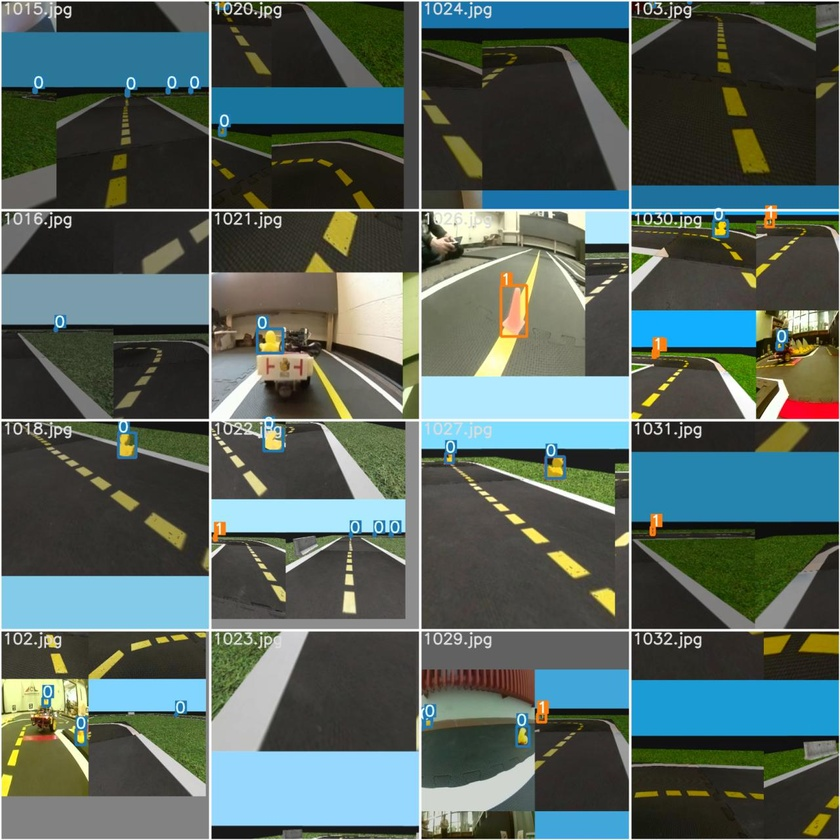
#> input picture object-detection/solution/images/train_batch1.jpg, 840 x 840 px, shrunk from 1280 x 1280 before the run
$ python -i visual_servoing_activity.py   (imports and definitions only)   (older library calls are emulated)
#> lines starting #> are read from the running program, lines starting #| are printed output that depends on the picture; after the words box and inside, x2 and y2 are one past the last pixel; in counts of white or black regions, pixels touching at a corner belong together
#> further down, picture is the input picture: shape (840, 840, 3); mean B, G, R 93.4, 99.2, 84.1
#!/usr/bin/env python
# coding: utf-8

# In[20]:


# The function written in this cell will actually be ran on your robot (sim or real).
# Put together the steps above and write your DeltaPhi function!
# DO NOT CHANGE THE NAME OF THIS FUNCTION, INPUTS OR OUTPUTS, OR THINGS WILL BREAK

import cv2
import numpy as np


def get_steer_matrix_left_lane_markings(shape):
    """
        Args:
            shape: The shape of the steer matrix (tuple of ints)
        Return:
            steer_matrix_left_lane: The steering (angular rate) matrix for Braitenberg-like control
                                    using the masked left lane markings (numpy.ndarray)
    """

    steer_matrix_left_lane = np.ones(shape)

    return steer_matrix_left_lane

# In[21]:


# The function written in this cell will actually be ran on your robot (sim or real).
# Put together the steps above and write your DeltaPhi function!
# DO NOT CHANGE THE NAME OF THIS FUNCTION, INPUTS OR OUTPUTS, OR THINGS WILL BREAK


def get_steer_matrix_right_lane_markings(shape):
    """
        Args:
            shape: The shape of the steer matrix (tuple of ints)
        Return:
            steer_matrix_right_lane: The steering (angular rate) matrix for Braitenberg-like control
                                     using the masked right lane markings (numpy.ndarray)
    """

    steer_matrix_right_lane = np.ones(shape)

    return steer_matrix_right_lane

# In[22]:


# The function written in this cell will actually be ran on your robot (sim or real).
# Put together the steps above and write your DeltaPhi function!
# DO NOT CHANGE THE NAME OF THIS FUNCTION, INPUTS OR OUTPUTS, OR THINGS WILL BREAK

import cv2
import numpy as np


def detect_lane_markings(image):
    """
        Args:
            image: An image from the robot's camera in the BGR color space (numpy.ndarray)
        Return:
            left_masked_img:   Masked image for the dashed-yellow line (numpy.ndarray)
            right_masked_img:  Masked image for the solid-white line (numpy.ndarray)
    """
    h, w, _ = image.shape
#> h = 840; w = 840

    # OpenCV uses BGR by default, whereas matplotlib uses RGB, so we generate an RGB version for the sake of visualization
    imgrgb = cv2.cvtColor(image, cv2.COLOR_BGR2RGB)

    # Convert the image to HSV for any color-based filtering
    imghsv = cv2.cvtColor(image, cv2.COLOR_BGR2HSV)
#> imghsv: shape (840, 840, 3); mean H, S, V 45.5, 81.4, 109.3

    # Most of our operations will be performed on the grayscale version
    img = cv2.cvtColor(image, cv2.COLOR_BGR2GRAY)

    # create mask_ground
    horizon_height = h # temp: since height can't be calculated (it might be implemented automatically)
#> horizon_height = 840
    shape1 = (horizon_height, w)
#> shape1 = (840, 840)
    shape2 = (h - horizon_height, w)
#> shape2 = (0, 840)
    mask_ground = np.concatenate([np.zeros(shape2, dtype=np.uint8), np.ones(shape1, dtype=np.uint8)])

    #create sobelx(y)
    sobelx = cv2.Sobel(img, cv2.CV_64F,1,0)
    sobely = cv2.Sobel(img, cv2.CV_64F,0,1)

    # create mask_mag
    threshold =  80
    Gmag = np.sqrt(sobelx*sobelx + sobely*sobely)
    mask_mag = (Gmag > threshold)
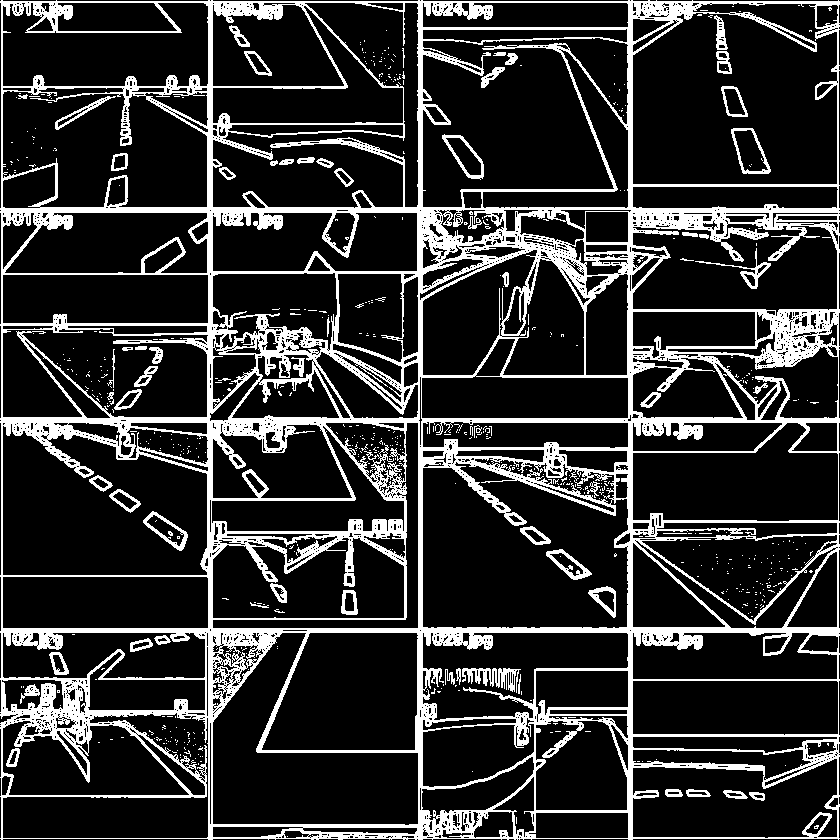
#> mask_mag: shape (840, 840) bool; 18.5% white; 612 white regions (549 under 20 px), largest, box (x1, y1, x2, y2) and area: (0, 0, 840, 840) 120013, (462, 668, 521, 693) 678, (546, 549, 592, 580) 424

    # create mask_sobelx(y)_neg(pos)
    mask_sobelx_pos = (sobelx > 0)
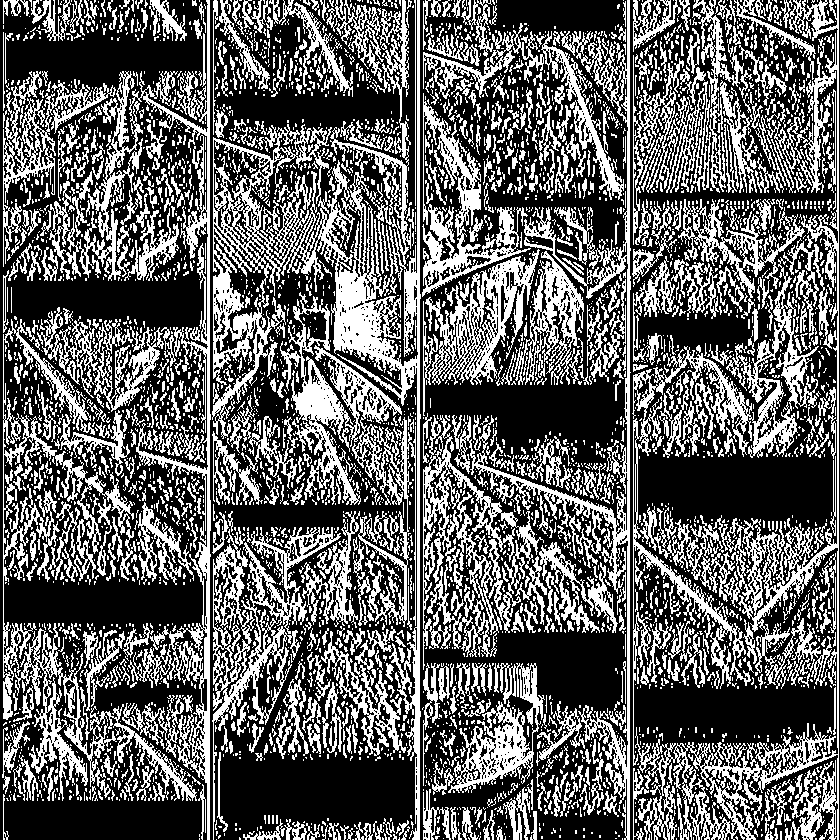
#> mask_sobelx_pos: shape (840, 840) bool; 38% white; 4404 white regions (3479 under 20 px), largest, box (x1, y1, x2, y2) and area: (212, 0, 421, 840) 25544, (635, 0, 839, 840) 19389, (66, 0, 211, 840) 13150
    mask_sobelx_neg = (sobelx < 0)
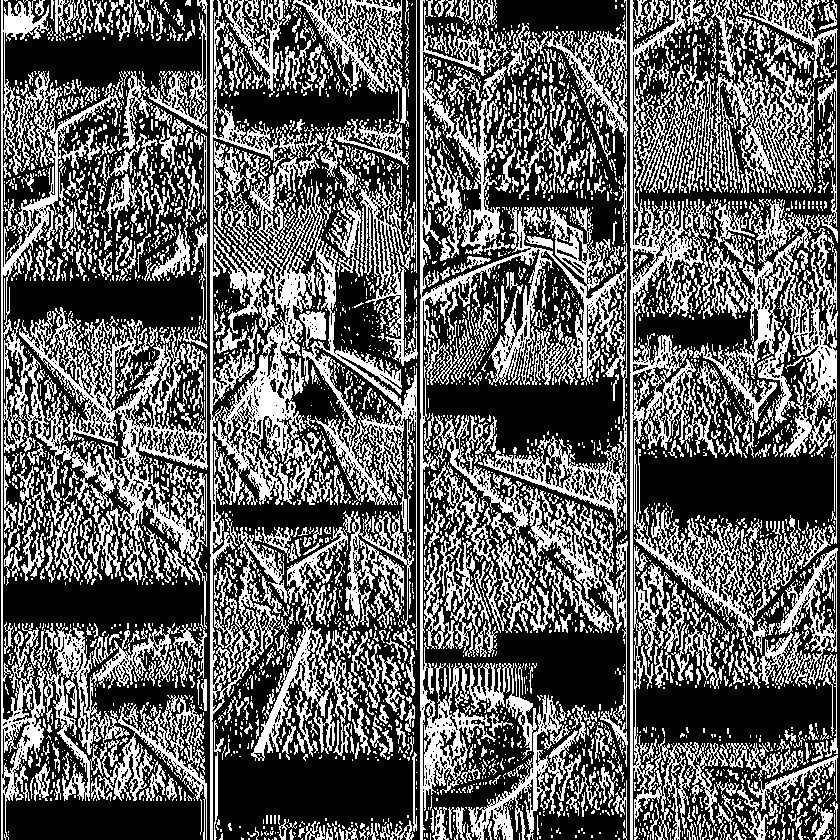
#> mask_sobelx_neg: shape (840, 840) bool; 37.8% white in thin lines or dots
    mask_sobely_pos = (sobely > 0)
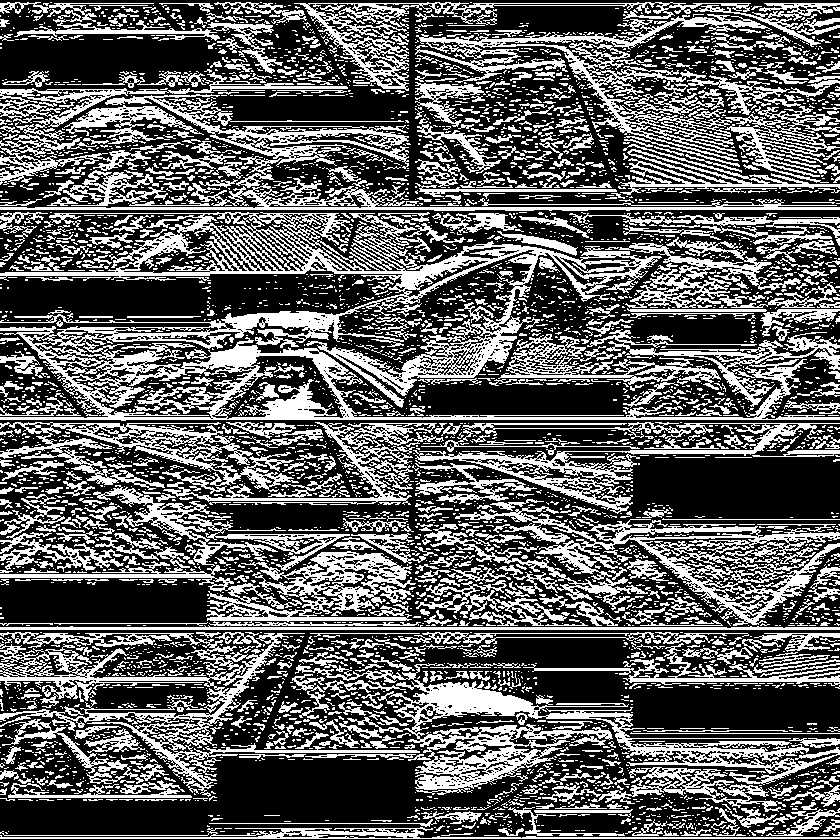
#> mask_sobely_pos: shape (840, 840) bool; 37.4% white; 4905 white regions (4008 under 20 px), largest, box (x1, y1, x2, y2) and area: (0, 212, 840, 421) 40747, (295, 663, 840, 795) 13750, (0, 632, 420, 797) 10788
    mask_sobely_neg = (sobely < 0)
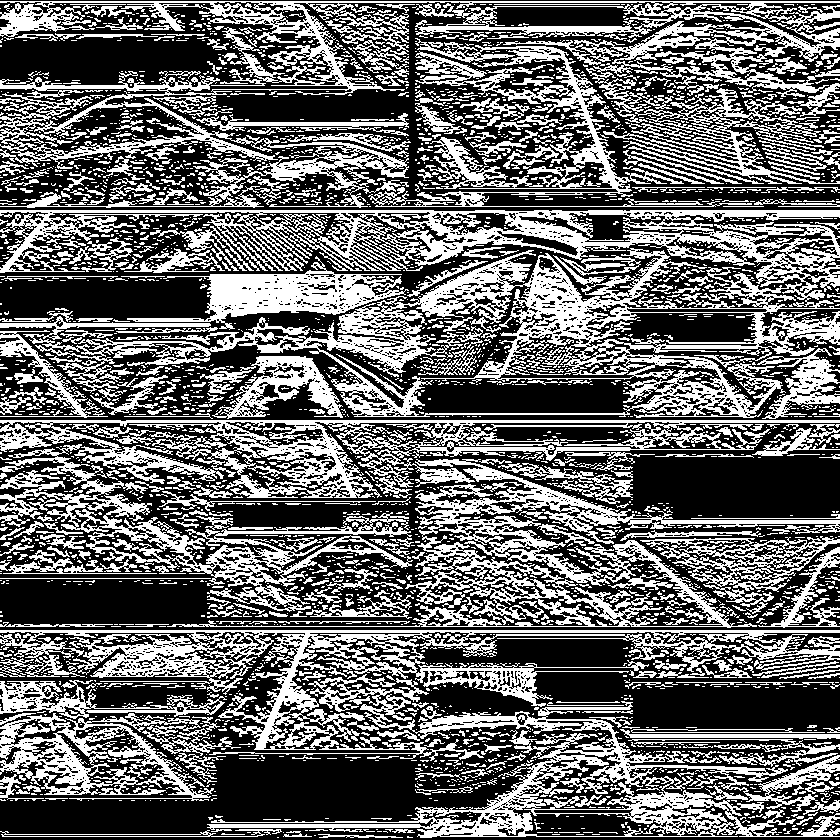
#> mask_sobely_neg: shape (840, 840) bool; 40.9% white; 3426 white regions (2812 under 20 px), largest, box (x1, y1, x2, y2) and area: (0, 210, 840, 418) 52814, (0, 1, 840, 208) 35960, (0, 630, 840, 761) 22697

    #create mask_left and mask_right
    mask_left = np.ones(sobelx.shape)
    mask_left[:,int(np.floor(w/2)):w + 1] = 0
    mask_right = np.ones(sobelx.shape)
    mask_right[:,0:int(np.floor(w/2))] = 0

    # create color masks
    white_lower_hsv = np.array([0, 0, 150])
    white_upper_hsv = np.array([179, 50, 255])
    yellow_lower_hsv = np.array([20, 100, 50])
    yellow_upper_hsv = np.array([45, 255, 255])

    mask_white = cv2.inRange(imghsv, white_lower_hsv, white_upper_hsv)
#> mask_white: shape (840, 840); 7.7% white; 419 white regions (328 under 20 px), largest, box (x1, y1, x2, y2) and area: (0, 0, 840, 840) 37022, (343, 272, 403, 365) 3960, (535, 252, 594, 312) 1751
    mask_yellow = cv2.inRange(imghsv, yellow_lower_hsv, yellow_upper_hsv)
#> mask_yellow: shape (840, 840); 10.9% white; 758 white regions (606 under 20 px), largest, box (x1, y1, x2, y2) and area: (640, 534, 839, 622) 8142, (659, 337, 839, 418) 5186, (2, 713, 89, 797) 4880


    mask_left_edge = mask_ground * mask_left * mask_mag * mask_sobelx_neg * mask_sobely_neg * mask_yellow
#> mask_left_edge: shape (840, 840) float64; 0.3% white in thin lines or dots, all inside (x1, y1, x2, y2) = (2, 2, 418, 837)
    mask_right_edge = mask_ground * mask_right * mask_mag * mask_sobelx_pos * mask_sobely_neg * mask_white
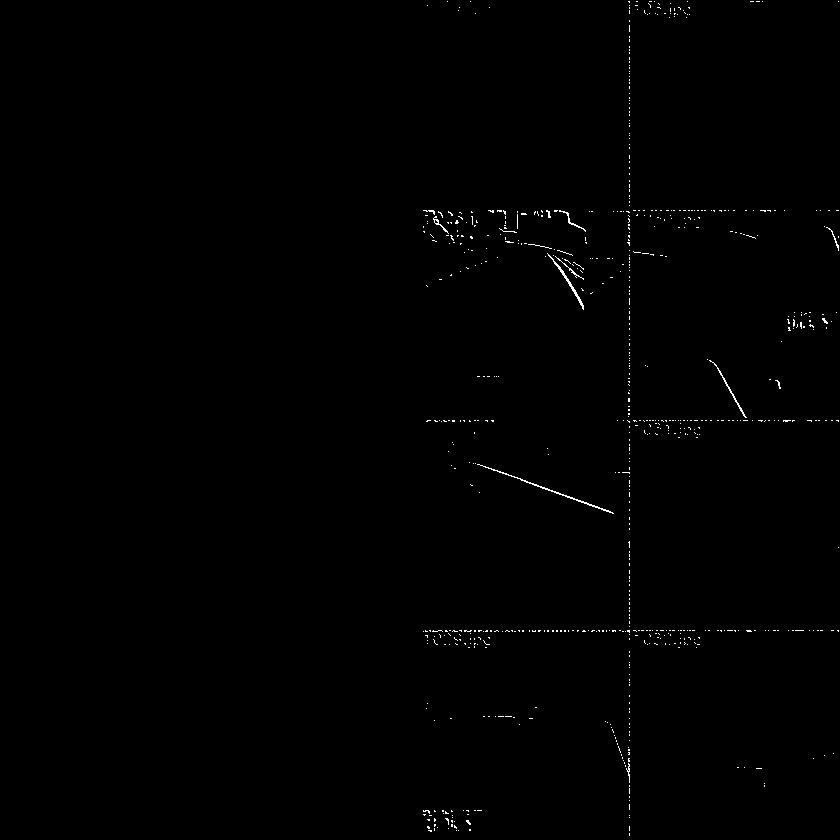
#> mask_right_edge: shape (840, 840) float64; 0.4% white in thin lines or dots, all inside (x1, y1, x2, y2) = (423, 1, 839, 836)

    return (mask_left_edge, mask_right_edge)

>>> import cv2
>>> picture = cv2.imread('../../../../../object-detection/solution/images/train_batch1.jpg')
>>> result = detect_lane_markings(picture)
